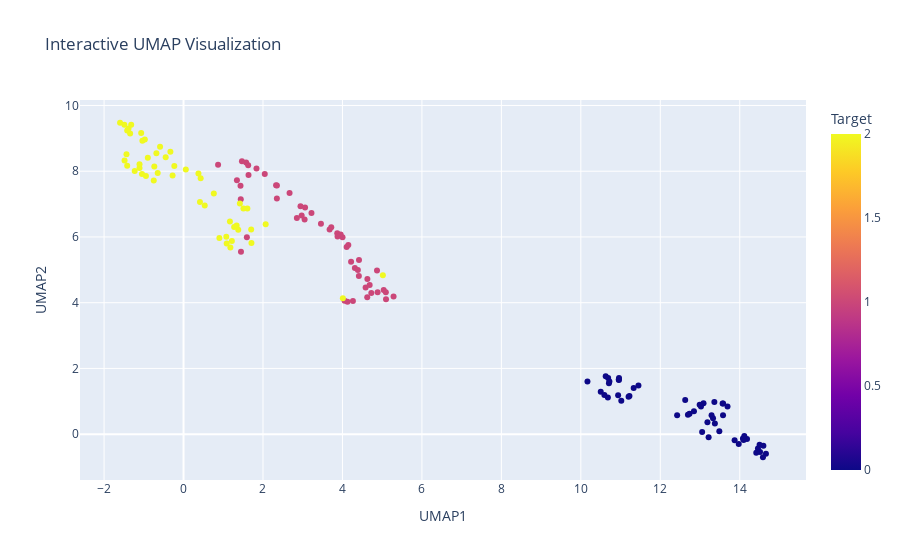

Here is the notebook cell this chart was saved with:
### Markdown cell above
`Interactive Visualizations`
- Purpose: For more interactive exploration of clusters and features, use plotly or bokeh to create interactive 2D or 3D visualizations.
- Implementation: Add tooltips to inspect point metadata, such as feature values or class labels.

### Code cell
import plotly.express as px

# Interactive UMAP scatter plot
fig = px.scatter(
    umap_df, x='UMAP1', y='UMAP2', color='Target',
    labels={'color': 'Class'}, title='Interactive UMAP Visualization',
    hover_data=['Target']
)
fig.show()

### Figure 1 — Plotly figure (JSON) as saved in the notebook; plotly's stock layout.template omitted (floating-point values rounded to 4 significant figures; data arrays with more than 128 entries replaced by an {"elided": "..."} marker saying what was removed)
{"data": [{"customdata": {"elided": "150x1 int values"}, "hovertemplate": "UMAP1=%{x}<br>UMAP2=%{y}<br>Target=%{marker.color}<extra></extra>", "legendgroup": "", "marker": {"color": {"elided": "150 int values"}, "coloraxis": "coloraxis", "symbol": "circle"}, "mode": "markers", "name": "", "orientation": "v", "showlegend": false, "type": "scatter", "x": {"elided": "150 float values"}, "xaxis": "x", "y": {"elided": "150 float values"}, "yaxis": "y"}], "layout": {"coloraxis": {"colorbar": {"title": {"text": "Target"}}, "colorscale": [[0, "#0d0887"], [0.1111, "#46039f"], [0.2222, "#7201a8"], [0.3333, "#9c179e"], [0.4444, "#bd3786"], [0.5556, "#d8576b"], [0.6667, "#ed7953"], [0.7778, "#fb9f3a"], [0.8889, "#fdca26"], [1, "#f0f921"]]}, "legend": {"tracegroupgap": 0}, "title": {"text": "Interactive UMAP Visualization"}, "xaxis": {"anchor": "y", "domain": [0, 1], "title": {"text": "UMAP1"}}, "yaxis": {"anchor": "x", "domain": [0, 1], "title": {"text": "UMAP2"}}}}
